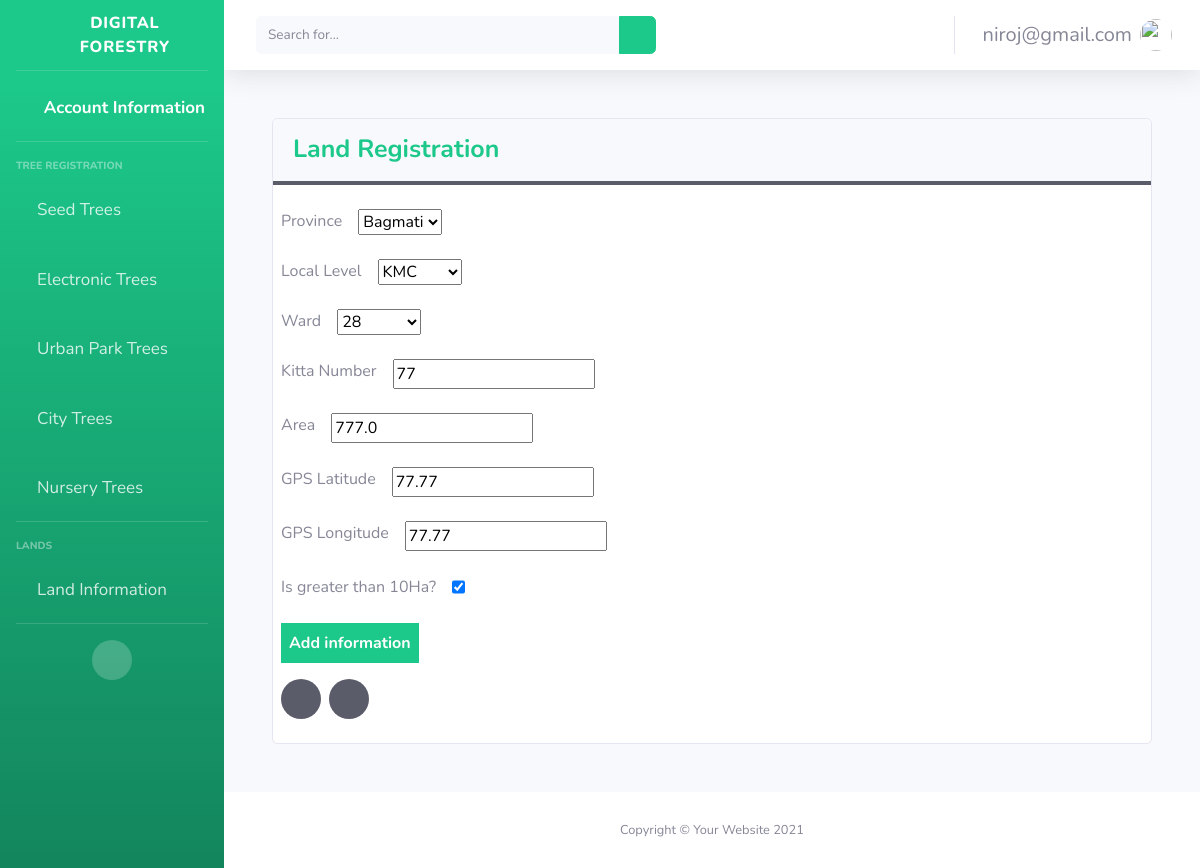
The page /home/land-information/edit/1 (signed in) on the database as committed earlier.
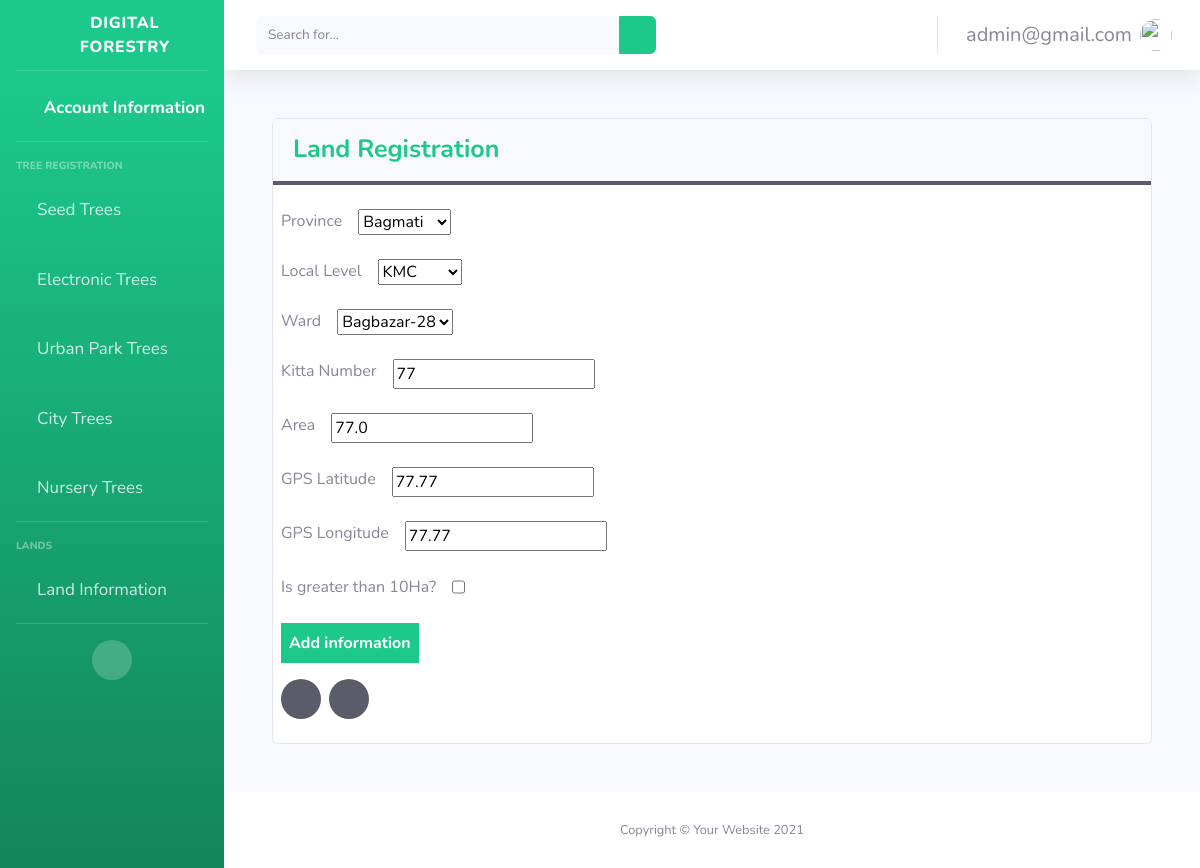
The same page on the database as committed later.
### main/models.py (models this page shows, shortened)
class CustomUser(AbstractUser):
    username = None
    first_name = None
    last_name = None
    email = models.EmailField(max_length=200, unique=True)
    USERNAME_FIELD = "email"
    REQUIRED_FIELDS = []
    objects = CustomUserManager()

class LandInformation(models.Model):
    user = models.ForeignKey(CustomUser, on_delete=models.CASCADE)
    province = models.ForeignKey(Province,on_delete=models.CASCADE)
    local_level = models.ForeignKey(LocalLevel, on_delete=models.CASCADE)
    ward = models.ForeignKey(Ward, on_delete=models.CASCADE)
    kitta_number = models.CharField(max_length=200)
    area = models.FloatField()
    gps_longitude = models.FloatField()
    gps_latitude = models.FloatField()
    is_greater_than_10Ha = models.BooleanField(default=False)

### main/views.py (the view)
# urls.py: path('home/land-information/edit/<int:land_information_id>', views.land_information_edit, name="land_information_edit"),
@login_required(login_url="/")
def land_information_edit(request, land_information_id):
    try:
        land_information_instance = get_object_or_404(LandInformation, pk=land_information_id)
        if request.method == "POST":
            form = LandInformationForm(request.POST, instance=land_information_instance)
            if form.is_valid():
                form.save()
                return redirect("main:land_information")
        form = LandInformationForm(instance=land_information_instance)
        return render(request, 'main/landinfoform.html', {"form":form})
    except Exception as e:
        print(e)
        return render(request, "main/landinfo.html", {})

### main/custom_auth_backend.py (called while the page is built)
    def get_user(self, user_id):
        try:
            return CustomUser.objects.get(pk=user_id)
        except CustomUser.DoesNotExist:
            return None

### main/models.py (called while the page is built)
    def __str__(self):
        return self.name

    def __str__(self):
        return self.name

    def __str__(self):
        return self.name

### main/templates/main/landinfoform.html (shortened to what this page needs)
{% extends "signups/base.html" %}
{% load static %}
  {% block content %}
  <body>
    <div class="card m-5">
      <div class="card-header font-weight-bold text-success border-bottom-dark">
        Land Registration
      </div>
      <div class="content p-2">
        <form
          method="POST"
          id="landForm"
          local-level-data-url="{% url 'main:ajax_load_local_level' %}"
          ward-data-url="{% url 'main:ajax_load_ward' %}"
        >
          <div class="mt-3">
            <div class="input-box d-flex mb-4">
              <span class="mr-3">Province</span>
              {{ form.province }}
            </div>
            <div class="input-box d-flex mb-4">
              <span class="mr-3">Local Level</span>
              {{ form.local_level }}
            </div>
            <div class="input-box d-flex mb-4">
              <span class="mr-3">Ward</span>
              {{ form.ward }}
            </div>
            <div class="input-box d-flex mb-4">
              <span class="mr-3">Kitta Number</span>
              {{ form.kitta_number }}
            </div>
            <div class="input-box d-flex mb-4">
              <span class="mr-3">Area</span>
              {{ form.area }}
            </div>
            <div class="input-box d-flex mb-4">
              <span class="mr-3">GPS Latitude</span>
              {{ form.gps_latitude }}
            </div>
            <div class="input-box d-flex mb-4">
              <span class="mr-3">GPS Longitude</span>
              {{ form.gps_longitude }}
            </div>
            <div class="input-box d-flex mb-4">
              <span class="mr-3">Is greater than 10Ha?</span>
              {{ form.is_greater_than_10Ha }}
            </div>
          </div>
          <div class="mb-3">
            <input
              type="submit"
              value="Add information"
              class="btn-success border-0 p-2 font-weight-bold"
            />
          </div>
          <div class="d-flex">
            <p> <a href="{%url 'main:land_information'%}" class="text-dark btn-dark btn-circle  text-gray-100 mr-2"><i class="fa fa-chevron-left"></i></a></p>
            <p> <a href="{%url 'main:home'%}" class="text-dark btn-dark btn-circle  text-gray-100"><i class="fa fa-home"></i></a></p>
          </div>
        </form>
      </div>
    </div>
  </body>
  {% endblock %}

### main/templates/signups/base.html (shortened to what the changed rows need)
{% load static %}
<!DOCTYPE html>
<html lang="en">
  <head>
    <link
      href="{% static 'vendor/fontawesome-free/css/all.min.css' %}"
      rel="stylesheet"
      type="text/css"
    />
    <link href=" {% static 'css/sb-admin-2.min.css'%} " rel="stylesheet" />
  </head>
  <body id="page-top">
    <div id="wrapper">
      <div id="content-wrapper" class="d-flex flex-column">
        <div id="content">
          <nav
            class="navbar navbar-expand navbar-light bg-white topbar mb-4 static-top shadow"
          >
            <ul class="navbar-nav ml-auto">
              <li class="nav-item dropdown no-arrow">
                <a
                  class="nav-link dropdown-toggle"
                  href="#"
                  id="userDropdown"
                  role="button"
                  data-toggle="dropdown"
                  aria-haspopup="true"
                  aria-expanded="false"
                >
                  <span class="mr-2 d-none d-lg-inline text-gray-600 small"
                    >{{user}}</span
                  >
                  <img
                    class="img-profile rounded-circle"
                    src="{%static 'img/undraw_profile.svg'%}"
                  />
                </a>
              </li>
            </ul>
          </nav>
          <div class="content-wrapper">
            {% block content %}{% endblock %}
          </div>
        </div>
      </div>
    </div>
  </body>
</html>

Rows that differ between the two databases and show on the page:
changed CustomUser: email "niroj@gmail.com" → "admin@gmail.com"
changed LandInformation "Bagmati": ward "28" → "Bagbazar-28"; area "777.0" → "77.0"; is_greater_than_10Ha "☑" → "☐"
